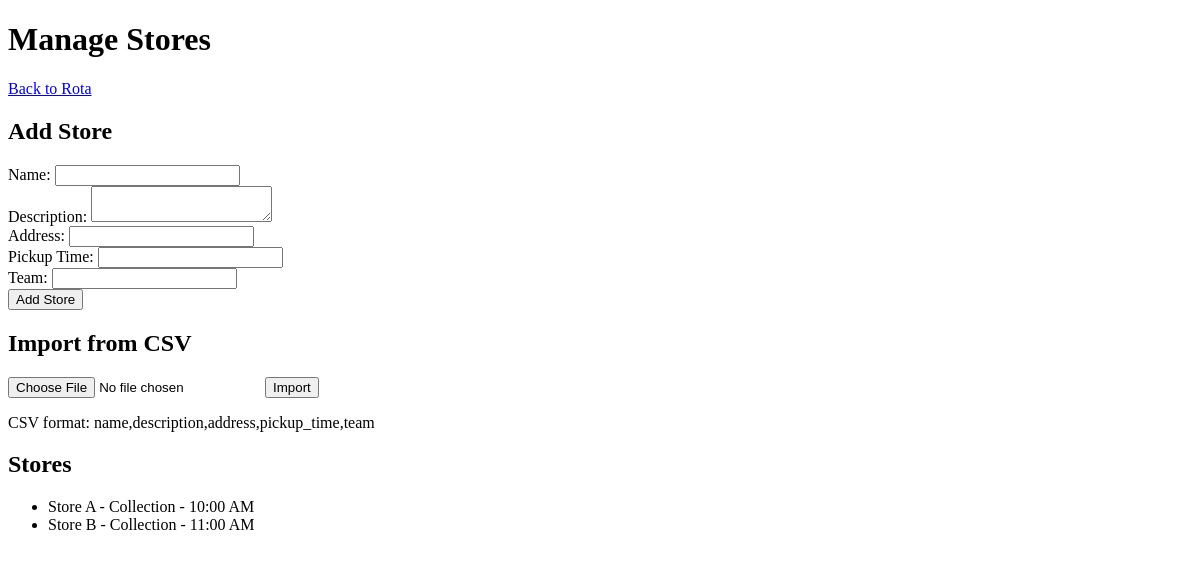
Before: /admin/stores (signed in) with the older database file.
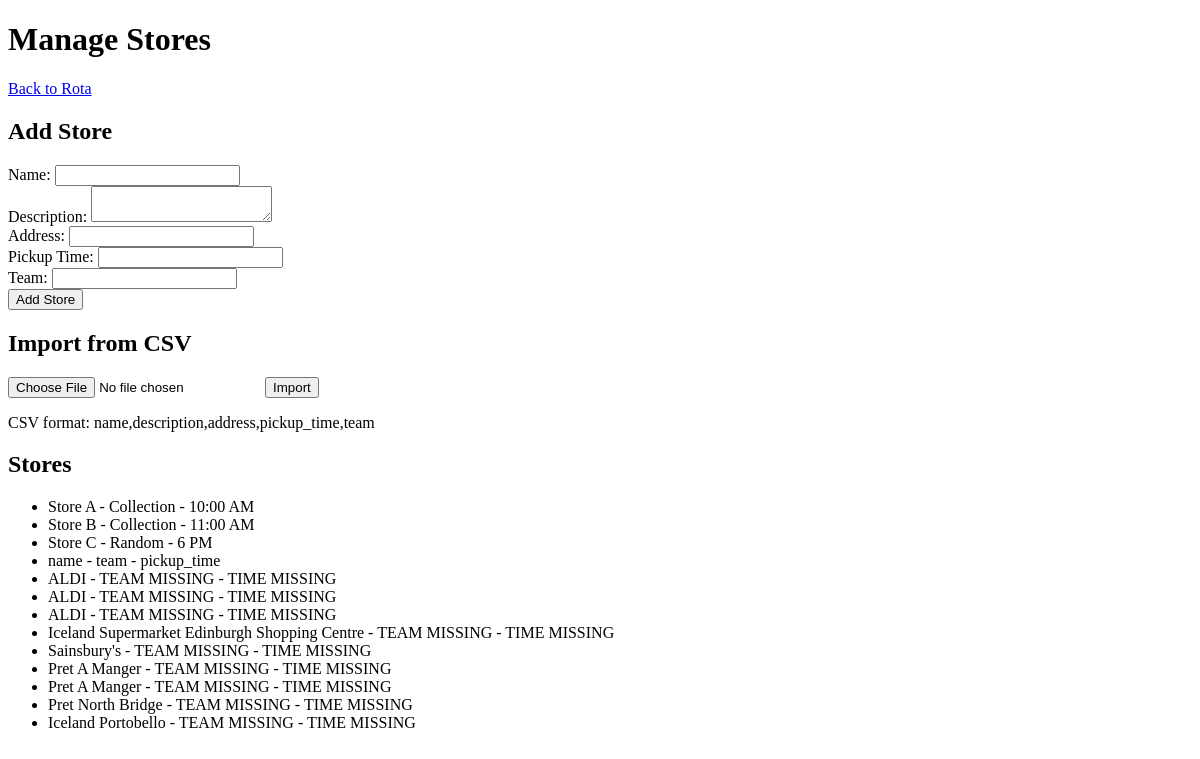
After: the same page with the newer database file.
### app.py (models this page shows)
class Store(db.Model):
    id = db.Column(db.Integer, primary_key=True)
    name = db.Column(db.String(100), nullable=False)
    description = db.Column(db.Text)
    address = db.Column(db.String(200))
    pickup_time = db.Column(db.String(50))
    team_id = db.Column(db.Integer, db.ForeignKey('team.id'))
    team = db.relationship('Team', backref='stores')

class Team(db.Model):
    id = db.Column(db.Integer, primary_key=True)
    name = db.Column(db.String(100), nullable=False)

### app.py (the view, shortened to what this page needs)
@app.route('/admin/stores', methods=['GET', 'POST'])
@login_required
def admin_stores():
    if current_user.role != 'admin':
        return redirect(url_for('rota'))
    stores = Store.query.all()
    teams = Team.query.all()
    return render_template('admin_stores.html', stores=stores, teams=teams)

### app.py (called while the page is built)
@login_manager.user_loader
def load_user(user_id):
    return User.query.get(int(user_id))

### templates/admin_stores.html (shortened to what this page needs)
<!DOCTYPE html>
<html lang="en">
<head>
</head>
<body>
    <h1>Manage Stores</h1>
    <a href="{{ url_for('rota') }}">Back to Rota</a>
    <h2>Add Store</h2>
    <form method="POST">
        <label>Name: <input type="text" name="name" required></label><br>
        <label>Description: <textarea name="description"></textarea></label><br>
        <label>Address: <input type="text" name="address"></label><br>
        <label>Pickup Time: <input type="text" name="pickup_time"></label><br>
        <label>Team: <input type="text" name="team" required></label><br>
        <button type="submit">Add Store</button>
    </form>
    <h2>Import from CSV</h2>
    <form method="POST" enctype="multipart/form-data">
        <input type="file" name="csv" accept=".csv" required>
        <button type="submit">Import</button>
    </form>
    <p>CSV format: name,description,address,pickup_time,team</p>
    <h2>Stores</h2>
    <ul>
        {% for store in stores %}
            <li>{{ store.name }} - {{ store.team.name }} - {{ store.pickup_time }}</li>
        {% endfor %}
    </ul>
</body>
</html>

Changed rows visible on the page:
added Store: name "Store C", team.name "Random", pickup_time "6 PM"
added Store: name "name", team.name "team", pickup_time "pickup_time"
added Store: name "ALDI", team.name "TEAM MISSING", pickup_time "TIME MISSING"
added Store: name "ALDI", team.name "TEAM MISSING", pickup_time "TIME MISSING"
added Store: name "ALDI", team.name "TEAM MISSING", pickup_time "TIME MISSING"
added Store: name "Iceland Supermarket Edinburgh Shopping Centre", team.name "TEAM MISSING", pickup_time "TIME MISSING"
added Store: name "Sainsbury's", team.name "TEAM MISSING", pickup_time "TIME MISSING"
added Store: name "Pret A Manger", team.name "TEAM MISSING", pickup_time "TIME MISSING"
added Store: name "Pret A Manger", team.name "TEAM MISSING", pickup_time "TIME MISSING"
added Store: name "Pret North Bridge", team.name "TEAM MISSING", pickup_time "TIME MISSING"
added Store: name "Iceland Portobello", team.name "TEAM MISSING", pickup_time "TIME MISSING"
